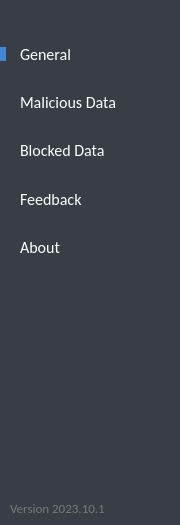
      <widget class="QWidget" name="menu_page" native="true">
       <property name="sizePolicy">
        <sizepolicy hsizetype="Preferred" vsizetype="Preferred">
         <horstretch>0</horstretch>
         <verstretch>0</verstretch>
        </sizepolicy>
       </property>
       <property name="minimumSize">
        <size>
         <width>0</width>
         <height>0</height>
        </size>
       </property>
       <property name="maximumSize">
        <size>
         <width>300</width>
         <height>999</height>
        </size>
       </property>
       <property name="styleSheet">
        <string notr="true">background-color:#393E46;</string>
       </property>
       <widget class="QWidget" name="verticalLayoutWidget">
        <property name="geometry">
         <rect>
          <x>0</x>
          <y>30</y>
          <width>171</width>
          <height>241</height>
         </rect>
        </property>
        <layout class="QVBoxLayout" name="vmenu_layout">
         <property name="spacing">
          <number>0</number>
         </property>
         <property name="rightMargin">
          <number>0</number>
         </property>
         <item>
          <widget class="QRadioButton" name="menu_gen_button">
           <property name="sizePolicy">
            <sizepolicy hsizetype="Preferred" vsizetype="Preferred">
             <horstretch>0</horstretch>
             <verstretch>0</verstretch>
            </sizepolicy>
           </property>
           <property name="font">
            <font>
             <family>Calibri</family>
             <pointsize>12</pointsize>
            </font>
           </property>
           <property name="styleSheet">
            <string notr="true">QRadioButton {
    border: none;
    color: white;
}
QRadioButton:hover {
    background-color: #DDDDDD;
	color: #0f0f0f;
}
QRadioButton::indicator {
    border: none;
}

QRadioButton::indicator:checked {
     border-left: 6px solid #4088D6;
}
</string>
           </property>
           <property name="text">
            <string>General</string>
           </property>
           <property name="checked">
            <bool>true</bool>
           </property>
          </widget>
         </item>
         <item>
          <widget class="QRadioButton" name="menu_md_button">
           <property name="sizePolicy">
            <sizepolicy hsizetype="Preferred" vsizetype="Preferred">
             <horstretch>0</horstretch>
             <verstretch>0</verstretch>
            </sizepolicy>
           </property>
           <property name="font">
            <font>
             <family>Calibri</family>
             <pointsize>12</pointsize>
             <bold>false</bold>
            </font>
           </property>
           <property name="styleSheet">
            <string notr="true">QRadioButton {
    border: none;
    color: white;
}
QRadioButton:hover {
    background-color: #DDDDDD;
	color: #0f0f0f;
}
QRadioButton::indicator {
    border: none;
}

QRadioButton::indicator:checked {
     border-left: 6px solid #4088D6;
}
</string>
           </property>
           <property name="text">
            <string>Malicious Data</string>
           </property>
           <property name="checked">
            <bool>false</bool>
           </property>
          </widget>
         </item>
         <item>
          <widget class="QRadioButton" name="menu_bd_button">
           <property name="sizePolicy">
            <sizepolicy hsizetype="Preferred" vsizetype="Preferred">
             <horstretch>0</horstretch>
             <verstretch>0</verstretch>
            </sizepolicy>
           </property>
           <property name="font">
            <font>
             <family>Calibri</family>
             <pointsize>12</pointsize>
             <bold>false</bold>
            </font>
           </property>
           <property name="styleSheet">
            <string notr="true">QRadioButton {
    border: none;
    color: white;
}
QRadioButton:hover {
    background-color: #DDDDDD;
	color: #0f0f0f;
}
QRadioButton::indicator {
    border: none;
}

QRadioButton::indicator:checked {
     border-left: 6px solid #4088D6;
}
</string>
           </property>
           <property name="text">
            <string>Blocked Data</string>
           </property>
           <property name="checked">
            <bool>false</bool>
           </property>
          </widget>
         </item>
         <item>
          <widget class="QRadioButton" name="menu_fb_button">
           <property name="sizePolicy">
            <sizepolicy hsizetype="Preferred" vsizetype="Preferred">
             <horstretch>0</horstretch>
             <verstretch>0</verstretch>
            </sizepolicy>
           </property>
           <property name="font">
            <font>
             <family>Calibri</family>
             <pointsize>12</pointsize>
             <bold>false</bold>
            </font>
           </property>
           <property name="styleSheet">
            <string notr="true">QRadioButton {
    border: none;
    color: white;
}
QRadioButton:hover {
    background-color: #DDDDDD;
	color: #0f0f0f;
}
QRadioButton::indicator {
    border: none;
}

QRadioButton::indicator:checked {
     border-left: 6px solid #4088D6;
}
</string>
           </property>
           <property name="text">
            <string>Feedback</string>
           </property>
           <property name="checked">
            <bool>false</bool>
           </property>
          </widget>
         </item>
         <item>
          <widget class="QRadioButton" name="menu_ab_button">
           <property name="sizePolicy">
            <sizepolicy hsizetype="Preferred" vsizetype="Preferred">
             <horstretch>0</horstretch>
             <verstretch>0</verstretch>
            </sizepolicy>
           </property>
           <property name="font">
            <font>
             <family>Calibri</family>
             <pointsize>12</pointsize>
             <bold>false</bold>
            </font>
           </property>
           <property name="styleSheet">
            <string notr="true">QRadioButton {
    border: none;
    color: white;
}
QRadioButton:hover {
    background-color: #DDDDDD;
	color: #0f0f0f;
}
QRadioButton::indicator {
    border: none;
}

QRadioButton::indicator:checked {
     border-left: 6px solid #4088D6;
}
</string>
           </property>
           <property name="text">
            <string>About</string>
           </property>
           <property name="checked">
            <bool>false</bool>
           </property>
          </widget>
         </item>
        </layout>
       </widget>
       <widget class="QLabel" name="menu_version_label">
        <property name="geometry">
         <rect>
          <x>10</x>
          <y>500</y>
          <width>101</width>
          <height>16</height>
         </rect>
        </property>
        <property name="sizePolicy">
         <sizepolicy hsizetype="Expanding" vsizetype="Expanding">
          <horstretch>0</horstretch>
          <verstretch>0</verstretch>
         </sizepolicy>
        </property>
        <property name="font">
         <font>
          <family>Calibri</family>
          <pointsize>10</pointsize>
         </font>
        </property>
        <property name="styleSheet">
         <string notr="true">color:#777777;</string>
        </property>
        <property name="frameShape">
         <enum>QFrame::NoFrame</enum>
        </property>
        <property name="text">
         <string>Version 2023.10.1</string>
        </property>
       </widget>
      </widget>
